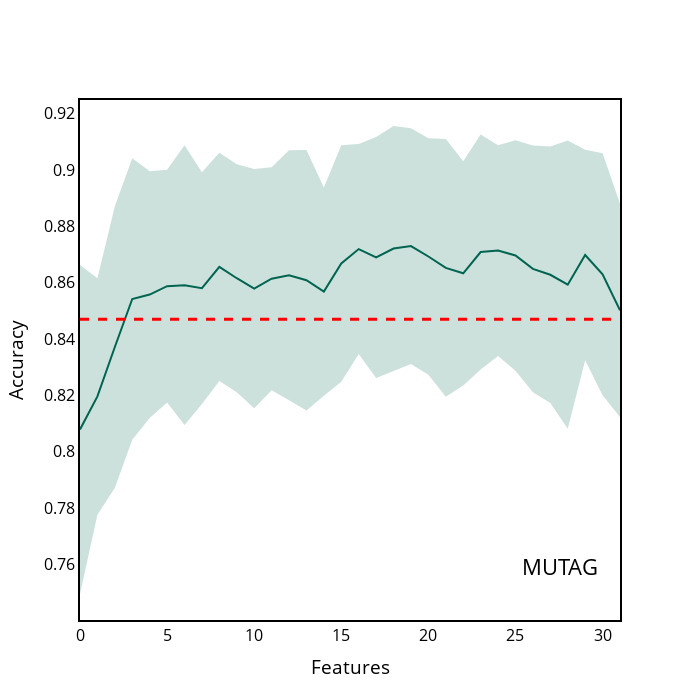

This figure's notebook cell:
### Code cell
MUTAG["y_upper"] = MUTAG["accuracy_contribution"] + MUTAG["accuracy_contribution_std"]
MUTAG["y_lower"] = MUTAG["accuracy_contribution"] - MUTAG["accuracy_contribution_std"]

x = MUTAG.index.tolist()
y = MUTAG["accuracy_contribution"].tolist()

y_upper = MUTAG["y_upper"].tolist()
y_lower = MUTAG["y_lower"].tolist()


fig = go.Figure([
    go.Scatter(
        x=x,
        y=y,
        line=dict(color='rgb(0,100,80)'),
        mode='lines'
    ),
    go.Scatter(
        x=x+x[::-1], # x, then x reversed
        y=y_upper+y_lower[::-1], # upper, then lower reversed
        fill='toself',
        fillcolor='rgba(0,100,80,0.2)',
        line=dict(color='rgba(255,255,255,0)'),
        hoverinfo="skip",
        showlegend=False
    )
])



# Update figure layout
fig.update_layout(title={'text':'MUTAG', 'y':0.2, 'x':0.8,'xanchor': 'center','yanchor': 'top'})
fig.update_layout(paper_bgcolor='white')
fig.update_layout(plot_bgcolor='white')
fig.update_yaxes(color='black')
fig.update_layout(
    yaxis = dict(
        title = "Accuracy",
        zeroline=True,
        showline = True,
        linecolor = 'black',
        mirror=True,
        linewidth = 2
    ),
    xaxis = dict(
        title = "Features",
        mirror=True,
        zeroline=True,
        showline = True,
        linecolor = 'black',
        linewidth = 2,
    ),
    width=700,
    height=700,
    font=dict(
    size=16,
    color="black")  
)
fig.update_layout(showlegend=False)
# fig.update_layout(yaxis_range=[0.7,0.85])
fig.update_xaxes(showgrid=False, gridwidth=0.5, gridcolor='#e3e1e1')
fig.update_yaxes(showgrid=False, gridwidth=0.5, gridcolor='grey')
fig.update_traces(marker_line_color='black', marker_line_width=1.0, opacity=1.0)

fig.add_hline(y=0.847, line_width=3, line_dash="dash", line_color="red")


fig.show()

### Figure 1 — Plotly figure (JSON) as saved in the notebook; plotly's stock layout.template omitted (floating-point values rounded to 4 significant figures)
{"data": [{"line": {"color": "rgb(0,100,80)"}, "marker": {"line": {"color": "black", "width": 1}}, "mode": "lines", "opacity": 1, "type": "scatter", "x": [0, 1, 2, 3, 4, 5, 6, 7, 8, 9, 10, 11, 12, 13, 14, 15, 16, 17, 18, 19, 20, 21, 22, 23, 24, 25, 26, 27, 28, 29, 30, 31], "y": [0.8079, 0.8196, 0.8372, 0.8542, 0.8558, 0.8588, 0.8591, 0.8581, 0.8656, 0.8616, 0.8579, 0.8614, 0.8626, 0.8609, 0.8568, 0.8668, 0.8719, 0.8689, 0.8721, 0.873, 0.8693, 0.8653, 0.8633, 0.8709, 0.8714, 0.8696, 0.8649, 0.8628, 0.8593, 0.8698, 0.863, 0.8502]}, {"fill": "toself", "fillcolor": "rgba(0,100,80,0.2)", "hoverinfo": "skip", "line": {"color": "rgba(255,255,255,0)"}, "marker": {"line": {"color": "black", "width": 1}}, "opacity": 1, "showlegend": false, "type": "scatter", "x": [0, 1, 2, 3, 4, 5, 6, 7, 8, 9, 10, 11, 12, 13, 14, 15, 16, 17, 18, 19, 20, 21, 22, 23, 24, 25, 26, 27, 28, 29, 30, 31, 31, 30, 29, 28, 27, 26, 25, 24, 23, 22, 21, 20, 19, 18, 17, 16, 15, 14, 13, 12, 11, 10, 9, 8, 7, 6, 5, 4, 3, 2, 1, 0], "y": [0.8663, 0.8616, 0.8871, 0.9042, 0.8996, 0.9001, 0.9088, 0.8991, 0.9061, 0.902, 0.9003, 0.901, 0.9069, 0.9071, 0.8938, 0.9088, 0.9092, 0.9117, 0.9156, 0.9148, 0.9113, 0.911, 0.9031, 0.9126, 0.9088, 0.9105, 0.9087, 0.9083, 0.9104, 0.9071, 0.9059, 0.888, 0.8124, 0.82, 0.8325, 0.8082, 0.8173, 0.8211, 0.8288, 0.834, 0.8292, 0.8235, 0.8195, 0.8273, 0.8312, 0.8286, 0.8262, 0.8347, 0.8249, 0.8199, 0.8146, 0.8183, 0.8218, 0.8155, 0.8211, 0.8251, 0.817, 0.8095, 0.8175, 0.812, 0.8042, 0.7873, 0.7777, 0.7495]}], "layout": {"font": {"color": "black", "size": 16}, "height": 700, "paper_bgcolor": "white", "plot_bgcolor": "white", "shapes": [{"line": {"color": "red", "dash": "dash", "width": 3}, "type": "line", "x0": 0, "x1": 1, "xref": "x domain", "y0": 0.847, "y1": 0.847, "yref": "y"}], "showlegend": false, "title": {"text": "MUTAG", "x": 0.8, "xanchor": "center", "y": 0.2, "yanchor": "top"}, "width": 700, "xaxis": {"autorange": true, "gridcolor": "#e3e1e1", "gridwidth": 0.5, "linecolor": "black", "linewidth": 2, "mirror": true, "range": [0, 31], "showgrid": false, "showline": true, "title": {"text": "Features"}, "type": "linear", "zeroline": true}, "yaxis": {"autorange": true, "color": "black", "gridcolor": "grey", "gridwidth": 0.5, "linecolor": "black", "linewidth": 2, "mirror": true, "range": [0.7403, 0.9248], "showgrid": false, "showline": true, "title": {"text": "Accuracy"}, "type": "linear", "zeroline": true}}}
